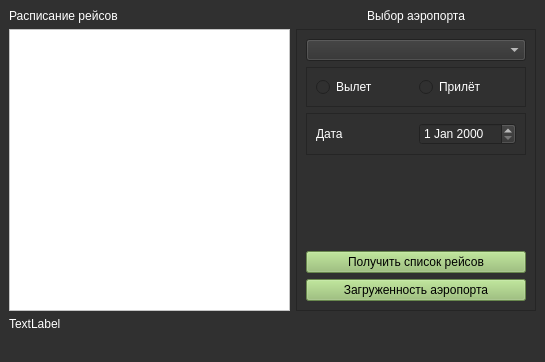
<?xml version="1.0" encoding="UTF-8"?>
<ui version="4.0">
 <class>MainWindow</class>
 <widget class="QMainWindow" name="MainWindow">
  <property name="geometry">
   <rect>
    <x>0</x>
    <y>0</y>
    <width>545</width>
    <height>362</height>
   </rect>
  </property>
  <property name="windowTitle">
   <string>Инспектор аэропортов</string>
  </property>
  <property name="styleSheet">
   <string notr="true">background-color: rgb(48, 48, 48);
color: rgb(255, 255, 255);</string>
  </property>
  <widget class="QWidget" name="centralwidget">
   <layout class="QGridLayout" name="gridLayout_2">
    <item row="1" column="1">
     <widget class="QFrame" name="frame">
      <property name="minimumSize">
       <size>
        <width>240</width>
        <height>0</height>
       </size>
      </property>
      <property name="maximumSize">
       <size>
        <width>400</width>
        <height>16777215</height>
       </size>
      </property>
      <property name="frameShape">
       <enum>QFrame::StyledPanel</enum>
      </property>
      <property name="frameShadow">
       <enum>QFrame::Raised</enum>
      </property>
      <layout class="QGridLayout" name="gridLayout">
       <item row="0" column="0">
        <widget class="QComboBox" name="cb_Airport"/>
       </item>
       <item row="1" column="0">
        <widget class="QFrame" name="fr_radioBt">
         <property name="frameShape">
          <enum>QFrame::StyledPanel</enum>
         </property>
         <property name="frameShadow">
          <enum>QFrame::Raised</enum>
         </property>
         <layout class="QHBoxLayout" name="horizontalLayout">
          <item>
           <widget class="QRadioButton" name="rb_out">
            <property name="text">
             <string>Вылет</string>
            </property>
           </widget>
          </item>
          <item>
           <widget class="QRadioButton" name="rb_in">
            <property name="text">
             <string>Прилёт</string>
            </property>
           </widget>
          </item>
         </layout>
        </widget>
       </item>
       <item row="2" column="0">
        <widget class="QFrame" name="fr_data">
         <property name="frameShape">
          <enum>QFrame::StyledPanel</enum>
         </property>
         <property name="frameShadow">
          <enum>QFrame::Raised</enum>
         </property>
         <layout class="QHBoxLayout" name="horizontalLayout_2">
          <item>
           <widget class="QLabel" name="lb_data">
            <property name="text">
             <string>Дата</string>
            </property>
           </widget>
          </item>
          <item>
           <widget class="QDateEdit" name="dateEdit"/>
          </item>
         </layout>
        </widget>
       </item>
       <item row="3" column="0">
        <spacer name="verticalSpacer">
         <property name="orientation">
          <enum>Qt::Vertical</enum>
         </property>
         <property name="sizeHint" stdset="0">
          <size>
           <width>20</width>
           <height>45</height>
          </size>
         </property>
        </spacer>
       </item>
       <item row="4" column="0">
        <widget class="QPushButton" name="pb_reciveRace">
         <property name="styleSheet">
          <string notr="true">background-color: rgb(146, 189, 108);
color: rgb(0, 0, 0);</string>
         </property>
         <property name="text">
          <string>Получить список рейсов</string>
         </property>
        </widget>
       </item>
       <item row="5" column="0">
        <widget class="QPushButton" name="pb_busyAirport">
         <property name="styleSheet">
          <string notr="true">background-color: rgb(146, 189, 108);
color: rgb(0, 0, 0);</string>
         </property>
         <property name="text">
          <string>Загруженность аэропорта</string>
         </property>
        </widget>
       </item>
      </layout>
     </widget>
    </item>
    <item row="0" column="0">
     <widget class="QLabel" name="lb_raceView">
      <property name="text">
       <string>Расписание рейсов</string>
      </property>
     </widget>
    </item>
    <item row="0" column="1">
     <widget class="QLabel" name="lb_choiceAirp">
      <property name="text">
       <string>Выбор аэропорта</string>
      </property>
      <property name="alignment">
       <set>Qt::AlignCenter</set>
      </property>
     </widget>
    </item>
    <item row="2" column="0">
     <widget class="QLabel" name="lb_statusConnect">
      <property name="text">
       <string>TextLabel</string>
      </property>
     </widget>
    </item>
    <item row="1" column="0">
     <widget class="QTableView" name="tableView">
      <property name="minimumSize">
       <size>
        <width>250</width>
        <height>200</height>
       </size>
      </property>
      <property name="maximumSize">
       <size>
        <width>500</width>
        <height>16777215</height>
       </size>
      </property>
      <property name="styleSheet">
       <string notr="true">background-color: rgb(255, 255, 255);
color: rgb(0, 0, 0);</string>
      </property>
     </widget>
    </item>
   </layout>
  </widget>
  <widget class="QMenuBar" name="menubar">
   <property name="geometry">
    <rect>
     <x>0</x>
     <y>0</y>
     <width>545</width>
     <height>21</height>
    </rect>
   </property>
  </widget>
  <widget class="QStatusBar" name="statusbar"/>
 </widget>
 <resources/>
 <connections/>
</ui>
